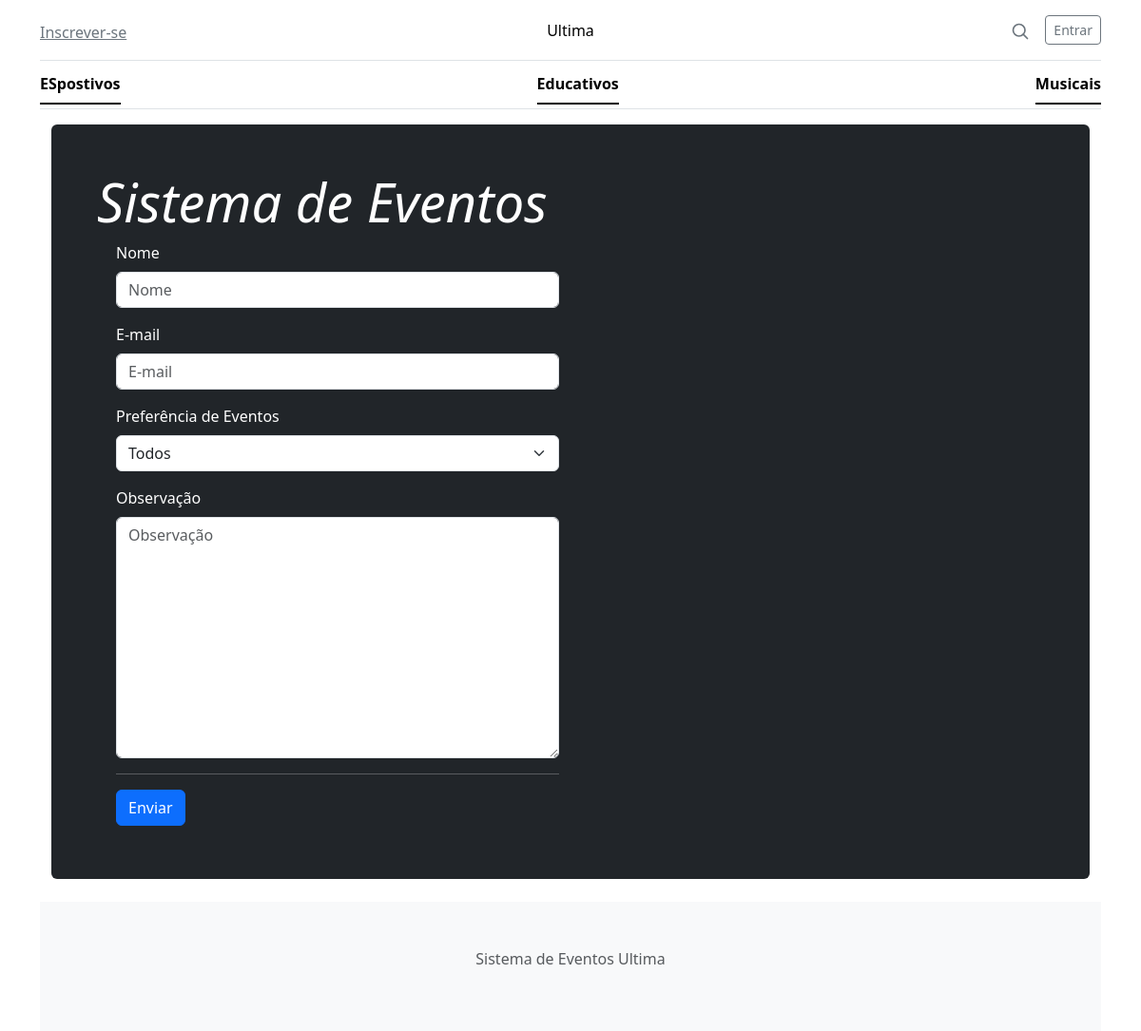
Page /inscrever-se/ on the earlier database version.
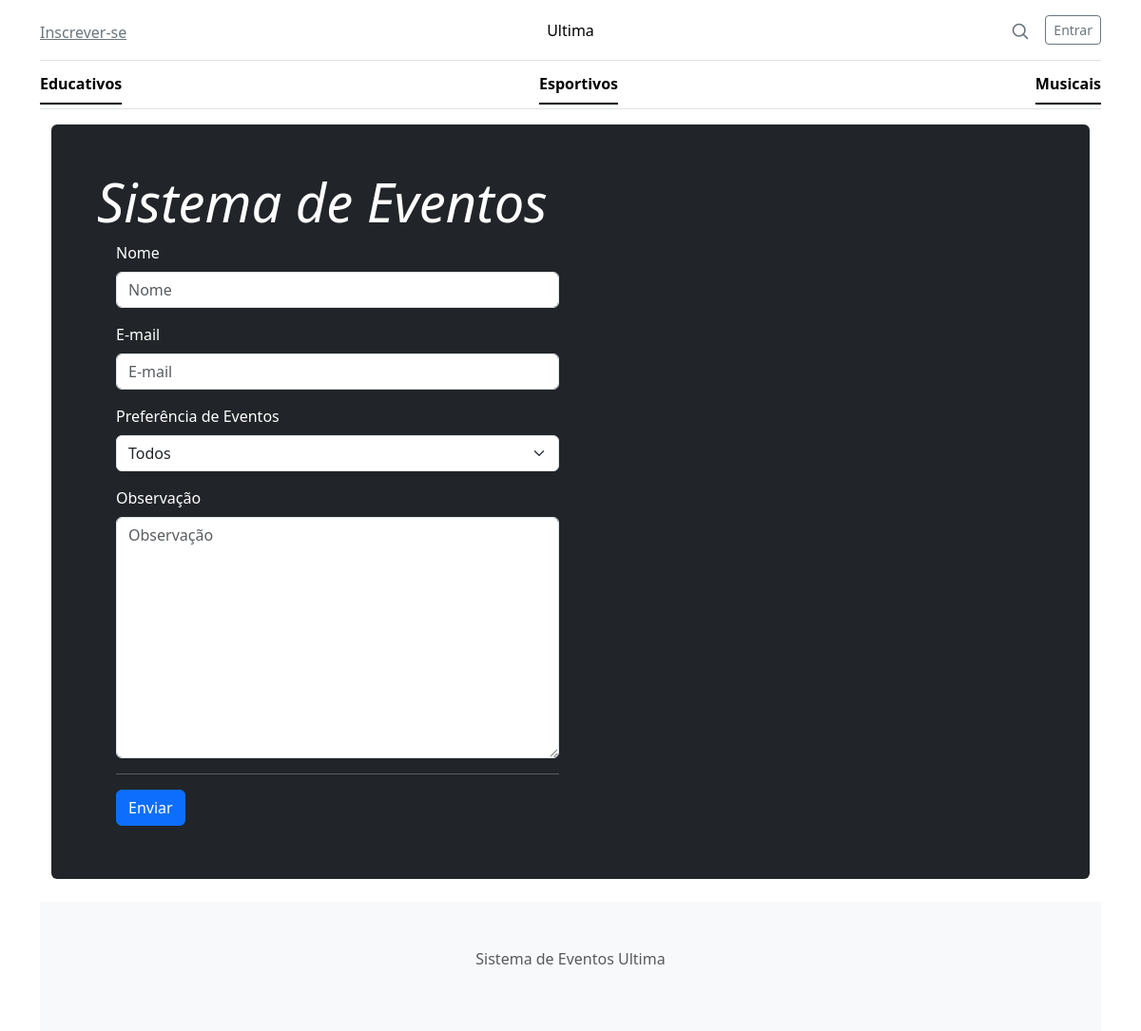
Same page on the later database version.
### eventos/models.py (models this page shows, shortened)
class Categoria(models.Model):
    nome = models.CharField('Nome',max_length=50)
    descricao = models.TextField('Descrição',blank=True)
    class Meta :
        verbose_name = 'Categoria'
        verbose_name_plural = 'Categorias'
        ordering = ['nome']

### base/views.py (the view)
# urls.py: path('inscrever-se/',inscrever,name='inscrever'),
def inscrever(request):
    contexto = {'sucesso':False}
    form = InscreverForm (request.POST or None)
    if form.is_valid ():
        form.save()
        contexto['sucesso'] = True
    contexto ['form'] = form
    return render(request , 'inscrever.html' , contexto)

### base/forms.py
class InscreverForm(forms.ModelForm):
    class Meta:
        model = Contato
        fields = [
            'nome',
            'email',
            'preferencia_evento',
            'observacao',
        ]

### eventos/context_processors.py (called while the page is built)
def categorias (request):
    return{
        'categorias':Categoria.objects.all()
    }

### base/templates/inscrever.html (shortened to what this page needs)
{% extends "base.html" %}
{% load bootstrap5 %}
{% block conteudo %}
<div class="col-sm-6">
    {% if sucesso %}
        <p class="alert alert-success">Inscrição enviada com sucesso!</p>
    {% else %}
        <form action="" method="post">
            {% bootstrap_form form %}
            <hr>
            <button class="btn btn-primary" type="submit">Enviar</button>
        </form>
    {% endif %}
</div>
{% endblock %}

### base/templates/base.html (shortened to what this page needs)
<!DOCTYPE html>
<html lang="pt-br">
<head>
    <link href="/static/bootstrap.min.css" rel="stylesheet">
</head>
<body>
    <div class="container">
        <header class="border-bottom py-3">
            <div class="row flex-nowrap justify-content-between align-items-center">
                <div class="col-4 pt-1">
                    <a class="link-secondary" href="{% url 'inscrever' %}">Inscrever-se</a>
                </div>
                <div class="col-4 text-center">
                    <a class="blog-header-logo text-body-emphasis text-decoration-none" href="{% url 'inicio'%}">Ultima</a>
                </div>
                <div class="col-4 d-flex justify-content-end align-items-center">
                    <a class="link-secondary" href="#" aria-label="Search">
                        <svg xmlns="http://www.w3.org/2000/svg" width="20" height="20" fill="none" stroke="currentColor" stroke-linecap="round"
                         stroke-linejoin="round" stroke-width="2" class="mx-3" role="img" viewBox="0 0 24 24"><title>Pesquisar</title><circle cx="10.5" cy="10.5"
                         r="7.5"/><path d="M21 21l-5.2-5.2"/></svg>
                    </a>
                    <a class="btn btn-sm btn-outline-secondary" href="#">Entrar</a>
                </div>
        </header>
            <div class="nav-scroller py-1 mb-3 border-bottom">
                <nav class="nav nav-underline justify-content-between">
                    {% for categoria in categorias %}
                    <a class="nav-item nav-link link-body-emphasis active" href="#">{{ categoria.nome }}</a>
                    {% endfor %}
                </nav>
            </div>
        <main class ="container">
            <div class="p-4 p-md-5 mb-4 text-white rounded bg-dark">
                <div class="col-md-6 px-0">
                <h1 class="display-4 fst-italic">Sistema de Eventos</h1>
            </div>
            <div class="row m-2">
            {% block conteudo %}
            {% endblock %}
        </main>
        <footer class="py-5 text-center text-body-secondary bg-body-tertiary">
            <p>Sistema de Eventos Ultima</p>
        </footer>
    </div>
</body>
</html>

Differences in the rows shown:
shown differently, row unchanged: Categoria "Educativos": moves up the list
changed Categoria: nome "ESpostivos" → "Esportivos"
